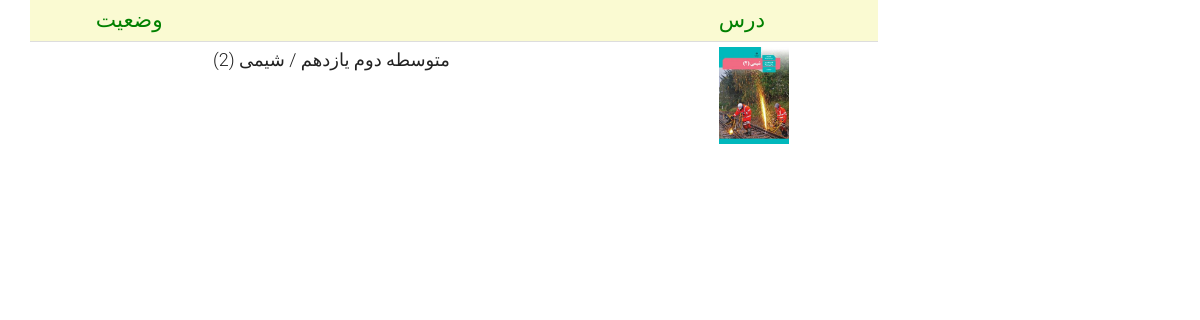
/application/volunteer-class-list, run on an earlier commit of the app's database.
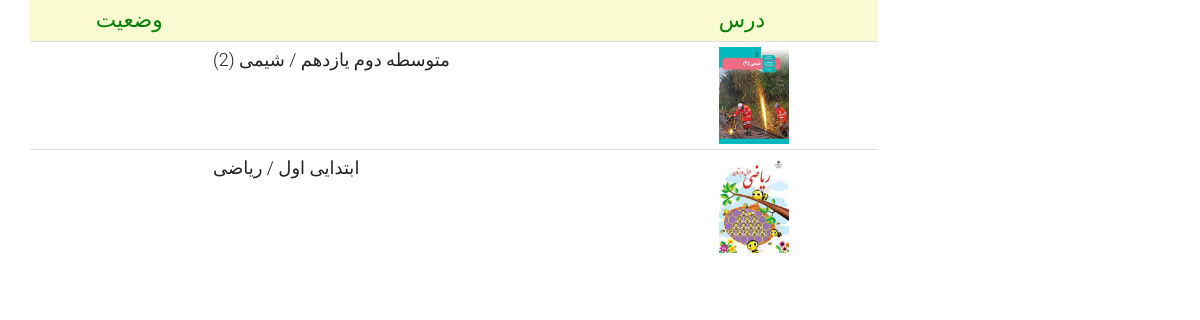
And on a later commit of the database.
### application/models.py (models this page shows, shortened)
class Application(models.Model):
    applicant = models.ForeignKey(User, on_delete=models.CASCADE)
    demanded_course = models.ForeignKey(Course, on_delete=models.CASCADE)
    preferred_style = models.CharField(choices=HOLDING_STYLE, max_length=50, default="V")
    short_description = models.CharField(max_length=300, null=True, blank=True)
    is_accepted = models.BooleanField(blank=True, null=True, default=False)
    num_of_student = models.IntegerField(validators=[MinValueValidator(1), MaxValueValidator(10)], default=1)
    registered_date = models.DateField(null=True, blank=True , auto_now_add=True)
    free_day_1 = models.ForeignKey(WeekDay, on_delete=models.CASCADE, null=True, blank=True)
    free_time_1 = models.ForeignKey(AvailableTime, on_delete=models.CASCADE, null=True, blank=True)
    venue = models.ForeignKey(PublicPlace, on_delete=models.CASCADE, blank=True, null=True)
    is_active = models.BooleanField(default=False)
    slug = models.SlugField(max_length=200, default="", null=False, db_index=True)
    def get_absolute_url(self):
        return reverse('application_detail', args=[self.id])

class Course(models.Model):
    course_name = models.ForeignKey(CourseName, on_delete=models.CASCADE, db_index=True)
    grade = models.ForeignKey(Grade, on_delete=models.CASCADE, blank=True, null=True)
    major = models.ForeignKey(Major, on_delete=models.CASCADE, blank=True, null=True)
    image=models.ImageField(upload_to='images/courses', null=True,blank=True)
    code=models.CharField(max_length=7, blank=True, null=True)
    book_download_link=models.CharField(max_length=300, blank=True, null=True)
    is_active = models.BooleanField(default=True)
    slug = models.SlugField(max_length=500, blank=True, null=True)
    def __str__(self):
        return f" {self.grade} / {self.course_name} "
    class Meta:
        constraints = [
            models.UniqueConstraint(fields=['course_name', 'grade', 'major'],
                                    name='unique_course_name_edu_level_grade'),
        ]

class Grade(models.Model):
    edu_level = models.ForeignKey(EducationalLevel, on_delete=models.CASCADE)
    grade_name = models.CharField(max_length=20, verbose_name="پایه تحصیلی")
    url_title = models.CharField(max_length=200, blank=True, null=True)
    is_active = models.BooleanField(default=True)
    def __str__(self):
        return f"{self.edu_level} {self.grade_name}"
    class Meta:
        constraints = [
            models.UniqueConstraint(fields=['edu_level', 'grade_name'], name='unique_edu_level_grade')]

class EducationalLevel(models.Model):
    edu_level = models.CharField(max_length=20, unique=True, verbose_name="دوره آموزشی")
    url_title = models.CharField(max_length=200, blank=True, null=True)
    is_active = models.BooleanField(default=True)
    def __str__(self):
        return self.edu_level

class CourseName(models.Model):
    course_name = models.CharField(max_length=20, unique=True)
    def __str__(self):
        return f"{self.course_name}"

### application/views.py (the view)
# urls.py: path('volunteer-class-list',views.VolunteerclassListView.as_view(), name='volunteer_class_list_page'),
class VolunteerclassListView(ListView):
    template_name = 'application/volunteer_class_list.html'
    model = Application
    context_object_name = 'applications'
    ordering = ['registered_date']
    paginate_by = 9
    def get_queryset(self):
        base_query = super(VolunteerclassListView, self).get_queryset()
        current_user = self.request.user
        application = base_query.filter(acceptedapplication__edu_volunteer_id=current_user.id)
        return application

### application/templates/application/volunteer_class_list.html (shortened to what this page needs)
{% extends 'shared/_layout.html' %}
{% load render_partial %}
{% block content %}
<div class="container">
	<div class="row">
		<div class="col-sm-9">
			<div class="container-fluid">
				<div class="row fh5co-post-entry">
				<div class="table-responsive cart_info">
				<table class="table table-condensed">
					<thead>
						<tr class="cart_menu", style="background-color: lightgoldenrodyellow">
							<td></td>
							<td style="text-align: center; color: green; font-size: larger">وضعیت</td>
							<td></td>
							<td style="color: green; font-size: larger">درس</td>
						</tr>
					</thead>
					<tbody>
					{% for application in applications %}
						<tr>
							<td>
							</td>
							<td>
							</td>
							<td>
								<p>{{application.demanded_course}} </p>
							</td>
                            <td>
								{% if application.demanded_course.image %}
            					<figure>
               					<a href="{{ application.get_absolute_url }}">
                   				<img src="{{application.demanded_course.image.url}}" width="70" alt="Image" class="img-responsive"></a>
            					</figure>
            					{% else %}
            					<figure>
               					<a href="{{ application.get_absolute_url }}">
                   				<img src="static/images/volunteer.png" alt="Image" class="img-responsive"></a>
            					</figure>
                				{% endif %}
							</td>
						</tr>
					{% endfor %}
					</tbody>
				</table>
			</div>
				</div>
			</div>
		</div>
	</div>
</div>
{% endblock %}

What changed in the data, as far as the page shows it:
added Application: demanded_course "ابتدایی اول / ریاضی", demanded_course.image (picture)
